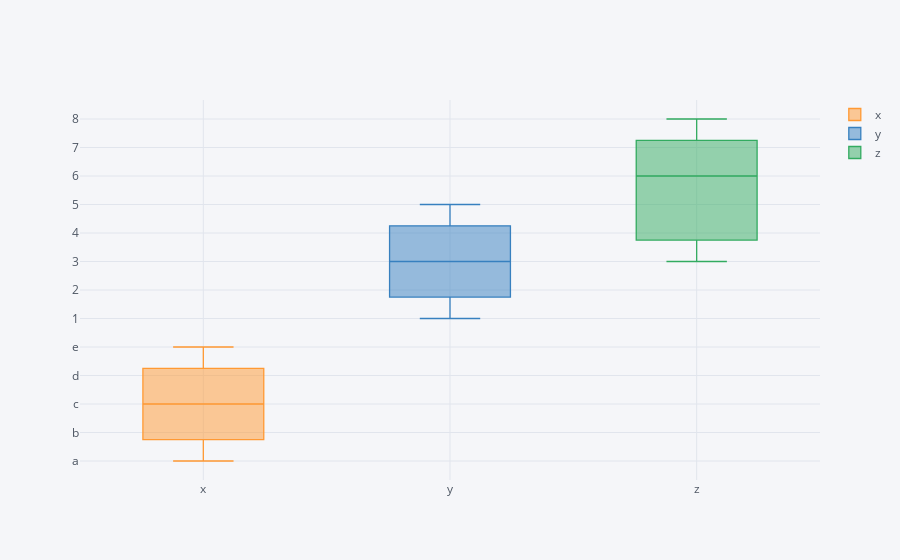

Source (notebook cell):
### Code cell
df7.iplot(kind = 'box')

### Figure 1 — Plotly figure (JSON) as saved in the notebook; plotly's stock layout.template omitted (floating-point values rounded to 4 significant figures)
{"data": [{"boxpoints": false, "line": {"width": 1.3}, "marker": {"color": "rgba(255, 153, 51, 1.0)"}, "name": "x", "orientation": "v", "type": "box", "y": ["a", "b", "c", "d", "e"]}, {"boxpoints": false, "line": {"width": 1.3}, "marker": {"color": "rgba(55, 128, 191, 1.0)"}, "name": "y", "orientation": "v", "type": "box", "y": [1, 2, 3, 4, 5]}, {"boxpoints": false, "line": {"width": 1.3}, "marker": {"color": "rgba(50, 171, 96, 1.0)"}, "name": "z", "orientation": "v", "type": "box", "y": [6, 7, 8, 4, 3]}], "layout": {"legend": {"bgcolor": "#F5F6F9", "font": {"color": "#4D5663"}}, "paper_bgcolor": "#F5F6F9", "plot_bgcolor": "#F5F6F9", "title": {"font": {"color": "#4D5663"}}, "xaxis": {"gridcolor": "#E1E5ED", "showgrid": true, "tickfont": {"color": "#4D5663"}, "title": {"font": {"color": "#4D5663"}, "text": ""}, "zerolinecolor": "#E1E5ED"}, "yaxis": {"gridcolor": "#E1E5ED", "showgrid": true, "tickfont": {"color": "#4D5663"}, "title": {"font": {"color": "#4D5663"}, "text": ""}, "zerolinecolor": "#E1E5ED"}}}
